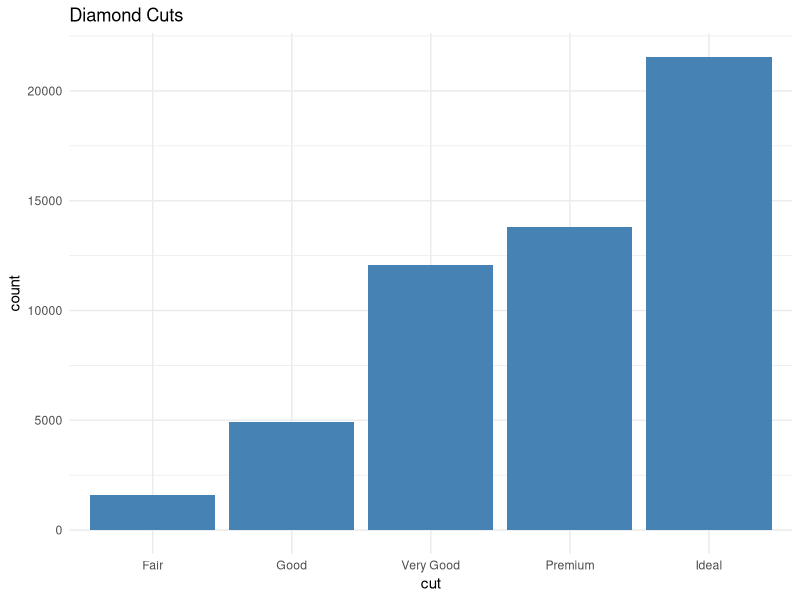
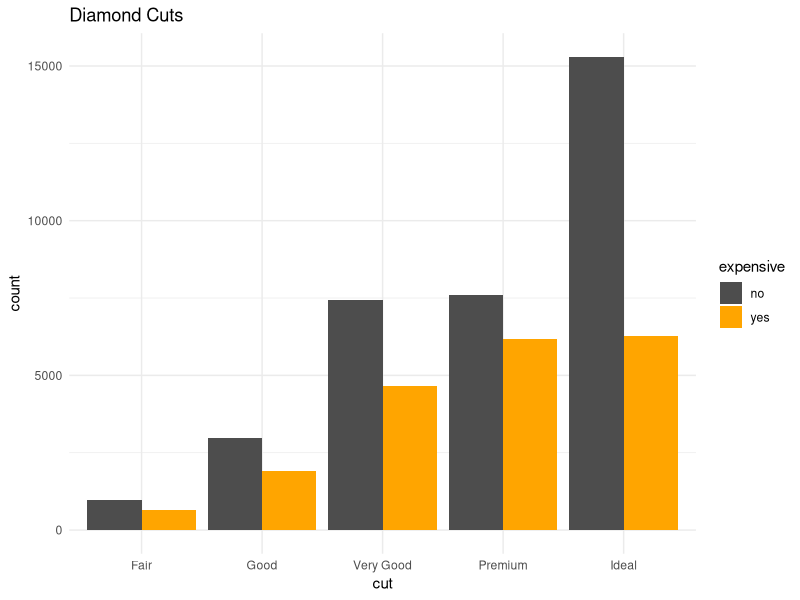
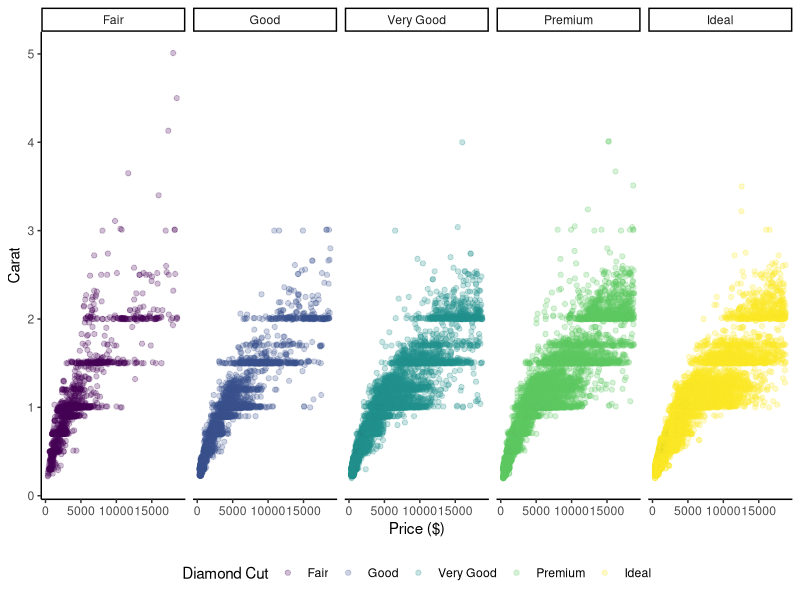

The R source for these figures, in order:
## ---- chunk 1
knitr::opts_chunk$set(echo = TRUE)
## ---- chunk 2
require(tidyverse)
dat <- diamonds 
head(dat)
## ---- chunk 3
ggplot(dat,aes(x=cut)) +
  geom_bar(fill='steelblue') +
  labs(title = "Diamond Cuts") +
  theme_minimal()
## ---- chunk 4
dat %>% 
  mutate(expensive = ifelse(price > mean(price),"yes","no")) %>% 
  ggplot(aes(x=cut,fill=expensive)) +
  geom_bar(position="dodge") +
  scale_fill_manual(values = c("grey30","orange")) +
  labs(title = "Diamond Cuts") +
  theme_minimal()
## ---- chunk 5
dat %>% 
  ggplot(aes(price, carat, color= cut)) +
  geom_point(alpha=.25) +
  facet_wrap(~cut,nrow=1) +
  labs(color="Diamond Cut",x = "Price ($)",y="Carat") +
  theme_classic() +
  theme(legend.position = "bottom") 
